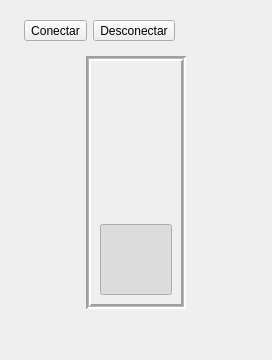
       <widget class="QWidget" name="IODevice">
        <attribute name="icon">
         <iconset resource="../../resources/system.qrc">
          <normaloff>:/temp/icons/system/devices/hw.png</normaloff>:/temp/icons/system/devices/hw.png</iconset>
        </attribute>
        <attribute name="title">
         <string>I/O</string>
        </attribute>
        <layout class="QGridLayout" name="gridLayout_3">
         <item row="0" column="0">
          <layout class="QHBoxLayout" name="horizontalLayout">
           <property name="sizeConstraint">
            <enum>QLayout::SetFixedSize</enum>
           </property>
           <item>
            <widget class="QLabel" name="label_2">
             <property name="sizePolicy">
              <sizepolicy hsizetype="Fixed" vsizetype="Fixed">
               <horstretch>0</horstretch>
               <verstretch>0</verstretch>
              </sizepolicy>
             </property>
             <property name="maximumSize">
              <size>
               <width>32</width>
               <height>32</height>
              </size>
             </property>
             <property name="text">
              <string/>
             </property>
             <property name="pixmap">
              <pixmap resource="../../resources/system.qrc">:/app/icons/app/alpr_off.png</pixmap>
             </property>
             <property name="scaledContents">
              <bool>true</bool>
             </property>
            </widget>
           </item>
           <item>
            <widget class="QToolButton" name="conectarSemaforo">
             <property name="sizePolicy">
              <sizepolicy hsizetype="Fixed" vsizetype="Fixed">
               <horstretch>0</horstretch>
               <verstretch>0</verstretch>
              </sizepolicy>
             </property>
             <property name="text">
              <string>Conectar</string>
             </property>
             <property name="icon">
              <iconset>
               <normalon>:/temp/icons/system/devices/network-transmit-receive.png</normalon>
              </iconset>
             </property>
             <property name="iconSize">
              <size>
               <width>32</width>
               <height>32</height>
              </size>
             </property>
            </widget>
           </item>
           <item>
            <widget class="QToolButton" name="desconectarSemaforo">
             <property name="sizePolicy">
              <sizepolicy hsizetype="Fixed" vsizetype="Fixed">
               <horstretch>0</horstretch>
               <verstretch>0</verstretch>
              </sizepolicy>
             </property>
             <property name="text">
              <string>Desconectar</string>
             </property>
             <property name="icon">
              <iconset>
               <normalon>:/temp/icons/system/devices/network-offline.png</normalon>
              </iconset>
             </property>
             <property name="iconSize">
              <size>
               <width>32</width>
               <height>32</height>
              </size>
             </property>
            </widget>
           </item>
           <item>
            <widget class="QToolButton" name="semaforoConectado">
             <property name="enabled">
              <bool>false</bool>
             </property>
             <property name="sizePolicy">
              <sizepolicy hsizetype="Fixed" vsizetype="Fixed">
               <horstretch>0</horstretch>
               <verstretch>0</verstretch>
              </sizepolicy>
             </property>
             <property name="statusTip">
              <string notr="true"/>
             </property>
             <property name="whatsThis">
              <string notr="true"/>
             </property>
             <property name="accessibleName">
              <string notr="true"/>
             </property>
             <property name="accessibleDescription">
              <string notr="true"/>
             </property>
             <property name="autoFillBackground">
              <bool>true</bool>
             </property>
             <property name="text">
              <string notr="true"/>
             </property>
             <property name="icon">
              <iconset resource="../../resources/system.qrc">
               <normaloff>:/app/icons/app/alpr_off.png</normaloff>
               <normalon>:/app/icons/app/alpr_verde.png</normalon>
               <disabledon>:/app/icons/app/alpr_verde.png</disabledon>:/app/icons/app/alpr_off.png</iconset>
             </property>
             <property name="iconSize">
              <size>
               <width>32</width>
               <height>32</height>
              </size>
             </property>
             <property name="shortcut">
              <string notr="true"/>
             </property>
             <property name="checkable">
              <bool>true</bool>
             </property>
             <property name="checked">
              <bool>false</bool>
             </property>
             <property name="autoRaise">
              <bool>true</bool>
             </property>
            </widget>
           </item>
           <item>
            <spacer name="horizontalSpacer_6">
             <property name="orientation">
              <enum>Qt::Horizontal</enum>
             </property>
             <property name="sizeHint" stdset="0">
              <size>
               <width>40</width>
               <height>20</height>
              </size>
             </property>
            </spacer>
           </item>
          </layout>
         </item>
         <item row="1" column="0">
          <layout class="QHBoxLayout" name="horizontalLayout_13">
           <item>
            <spacer name="horizontalSpacer_3">
             <property name="orientation">
              <enum>Qt::Horizontal</enum>
             </property>
             <property name="sizeHint" stdset="0">
              <size>
               <width>40</width>
               <height>20</height>
              </size>
             </property>
            </spacer>
           </item>
           <item>
            <widget class="QFrame" name="frame">
             <property name="sizePolicy">
              <sizepolicy hsizetype="Fixed" vsizetype="Preferred">
               <horstretch>0</horstretch>
               <verstretch>0</verstretch>
              </sizepolicy>
             </property>
             <property name="frameShape">
              <enum>QFrame::Box</enum>
             </property>
             <property name="frameShadow">
              <enum>QFrame::Sunken</enum>
             </property>
             <property name="lineWidth">
              <number>2</number>
             </property>
             <property name="midLineWidth">
              <number>1</number>
             </property>
             <layout class="QVBoxLayout" name="verticalLayout_2">
              <item>
               <widget class="QToolButton" name="semaforoRojo">
                <property name="enabled">
                 <bool>true</bool>
                </property>
                <property name="focusPolicy">
                 <enum>Qt::NoFocus</enum>
                </property>
                <property name="autoFillBackground">
                 <bool>true</bool>
                </property>
                <property name="text">
                 <string notr="true"/>
                </property>
                <property name="icon">
                 <iconset resource="../../resources/system.qrc">
                  <normaloff>:/app/icons/app/alpr_off.png</normaloff>
                  <normalon>:/app/icons/app/alpr_rojo.png</normalon>:/app/icons/app/alpr_off.png</iconset>
                </property>
                <property name="iconSize">
                 <size>
                  <width>64</width>
                  <height>64</height>
                 </size>
                </property>
                <property name="checkable">
                 <bool>true</bool>
                </property>
                <property name="autoExclusive">
                 <bool>true</bool>
                </property>
                <property name="autoRaise">
                 <bool>true</bool>
                </property>
               </widget>
              </item>
              <item>
               <widget class="QToolButton" name="semaforoAmarillo">
                <property name="enabled">
                 <bool>true</bool>
                </property>
                <property name="focusPolicy">
                 <enum>Qt::NoFocus</enum>
                </property>
                <property name="autoFillBackground">
                 <bool>true</bool>
                </property>
                <property name="text">
                 <string/>
                </property>
                <property name="icon">
                 <iconset resource="../../resources/system.qrc">
                  <normaloff>:/app/icons/app/alpr_off.png</normaloff>
                  <normalon>:/app/icons/app/alpr_amarillo.png</normalon>:/app/icons/app/alpr_off.png</iconset>
                </property>
                <property name="iconSize">
                 <size>
                  <width>64</width>
                  <height>64</height>
                 </size>
                </property>
                <property name="checkable">
                 <bool>true</bool>
                </property>
                <property name="checked">
                 <bool>false</bool>
                </property>
                <property name="autoExclusive">
                 <bool>true</bool>
                </property>
                <property name="autoRaise">
                 <bool>true</bool>
                </property>
               </widget>
              </item>
              <item>
               <widget class="QToolButton" name="semaforoVerde">
                <property name="enabled">
                 <bool>true</bool>
                </property>
                <property name="focusPolicy">
                 <enum>Qt::NoFocus</enum>
                </property>
                <property name="autoFillBackground">
                 <bool>true</bool>
                </property>
                <property name="text">
                 <string/>
                </property>
                <property name="icon">
                 <iconset resource="../../resources/system.qrc">
                  <normaloff>:/app/icons/app/alpr_off.png</normaloff>
                  <normalon>:/app/icons/app/alpr_verde.png</normalon>:/app/icons/app/alpr_off.png</iconset>
                </property>
                <property name="iconSize">
                 <size>
                  <width>64</width>
                  <height>64</height>
                 </size>
                </property>
                <property name="checkable">
                 <bool>true</bool>
                </property>
                <property name="checked">
                 <bool>true</bool>
                </property>
                <property name="autoExclusive">
                 <bool>true</bool>
                </property>
                <property name="autoRaise">
                 <bool>true</bool>
                </property>
               </widget>
              </item>
             </layout>
            </widget>
           </item>
           <item>
            <spacer name="horizontalSpacer_2">
             <property name="orientation">
              <enum>Qt::Horizontal</enum>
             </property>
             <property name="sizeHint" stdset="0">
              <size>
               <width>40</width>
               <height>20</height>
              </size>
             </property>
            </spacer>
           </item>
          </layout>
         </item>
         <item row="2" column="0">
          <spacer name="verticalSpacer_2">
           <property name="orientation">
            <enum>Qt::Vertical</enum>
           </property>
           <property name="sizeHint" stdset="0">
            <size>
             <width>20</width>
             <height>40</height>
            </size>
           </property>
          </spacer>
         </item>
        </layout>
       </widget>
